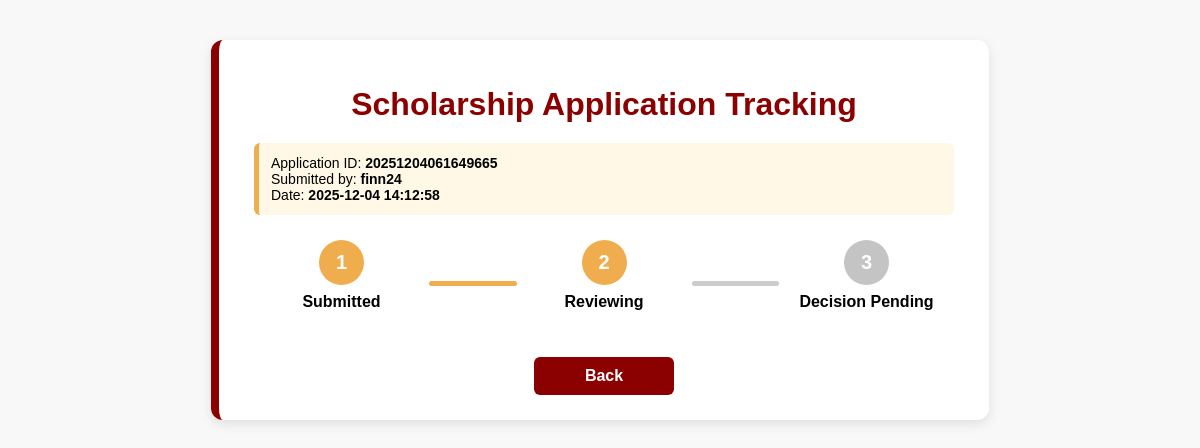
Before: /application_process/application_tracking.php?id=20251204061649665 (signed in) with the older database file.
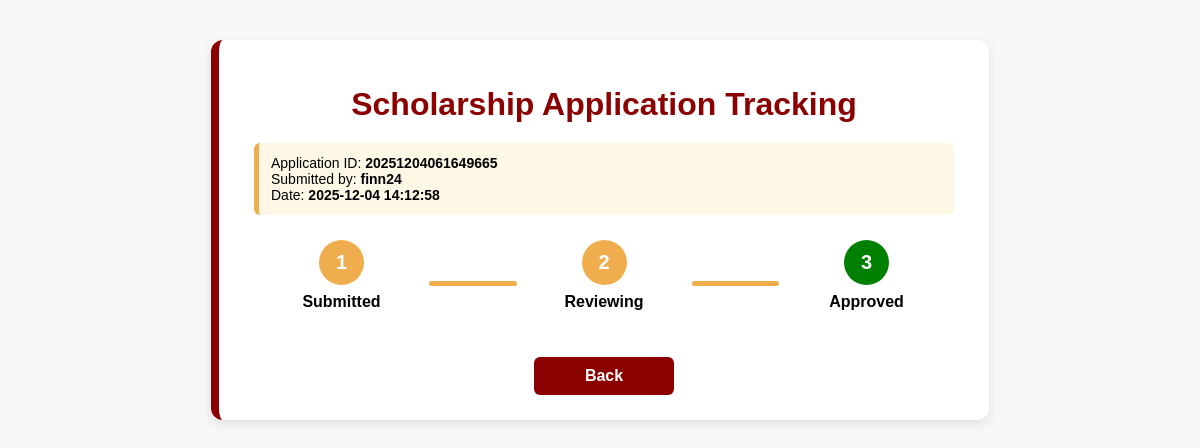
After: the same page with the newer database file.
### tables this page shows
CREATE TABLE `scholarship_applications` (
  `application_id` varchar(20) NOT NULL,
  `date` datetime DEFAULT NULL,
  `semester` varchar(10) NOT NULL,
  `school_year` varchar(9) DEFAULT NULL,
  `full_name` varchar(100) NOT NULL,
  `course` varchar(50) NOT NULL,
  `yr_sec` varchar(15) NOT NULL,
  `major` varchar(50) NOT NULL,
  `cell_no` varchar(15) DEFAULT NULL,
  `permanent_address` text DEFAULT NULL,
  `zip_code` int(11) NOT NULL,
  `present_address` text DEFAULT NULL,
  `email` varchar(100) DEFAULT NULL,
  `sex` varchar(100) NOT NULL,
  `date_of_birth` date DEFAULT NULL,
  `age` int(11) NOT NULL,
  `place_of_birth` varchar(50) DEFAULT NULL,
  `civil_status` enum('single','married','widowed','divorced','separated') DEFAULT NULL,
  `religion` varchar(100) DEFAULT NULL,
  `scholarship_grant` varchar(100) DEFAULT NULL,
  `disability` varchar(100) DEFAULT NULL,
  `indigenous_group` varchar(100) DEFAULT NULL,
  `reason_scholarship` text NOT NULL,
  `user_id` int(11) DEFAULT NULL,
  `status` enum('pending','approved','not qualified') NOT NULL DEFAULT 'pending',
  `notified` int(11) NOT NULL,
  `attachments` varchar(255) NOT NULL
);

### application_process/application_tracking.php (the view, shortened to what this page needs)
<?php
include '../includes/session.php';
$application_id = (int) $_GET['id'];
$stmt = $pdo->prepare("
    SELECT sa.status, sa.date, sa.full_name, u.username
    FROM scholarship_applications sa
    LEFT JOIN users u ON sa.user_id = u.id
    WHERE sa.application_id = :id
");
$stmt->execute(['id' => $application_id]);
$app = $stmt->fetch(PDO::FETCH_ASSOC);
$status = strtolower($app['status']);
?>
<!DOCTYPE html>
<html>
<head>
    <link rel="stylesheet" href="../css/tracking.css?v=<?php echo time(); ?>">
</head>
<body>
<div class="tracking-container">
    <h1>Scholarship Application Tracking</h1>
    <p class="info">
        Application ID: <strong><?= $application_id ?></strong><br>
        Submitted by: <strong><?= htmlspecialchars($app['username']) ?></strong><br>
        Date: <strong><?= htmlspecialchars($app['date']) ?></strong>
    </p>
    <div class="tracker">
        <div class="step
            <?= in_array($status, ['submitted','pending','approved','not qualified']) ? 'active' : '' ?>">
            <div class="circle">1</div>
            <p>Submitted</p>
        </div>
        <div class="line <?= $status != 'submitted' ? 'active' : '' ?>"></div>
        <div class="step
            <?= in_array($status, ['pending','approved','not qualified']) ? 'active' : '' ?>">
            <div class="circle">2</div>
            <p>Reviewing</p>
        </div>
        <div class="line <?= in_array($status, ['approved','not qualified']) ? 'active' : '' ?>"></div>
        <div class="step
            <?= $status == 'approved' ? 'approved' : ($status == 'not qualified' ? 'not-qualified' : '') ?>">
            <div class="circle">3</div>
            <p>
                <?php
                    if ($status == 'approved') echo "Approved";
                    elseif ($status == 'not qualified') echo "Not Qualified";
                    else echo "Decision Pending";
                ?>
            </p>
        </div>
    </div>
    <a href="view_application.php?id=<?= $application_id ?>" class="back-btn">Back</a>
</div>
</body>
</html>

Changed rows visible on the page:
changed scholarship_applications "finn24": status "pending" → "approved" (drawn)
Other visible differences:
text no longer shown: "Decision Pending"
text now shown: "Approved"
